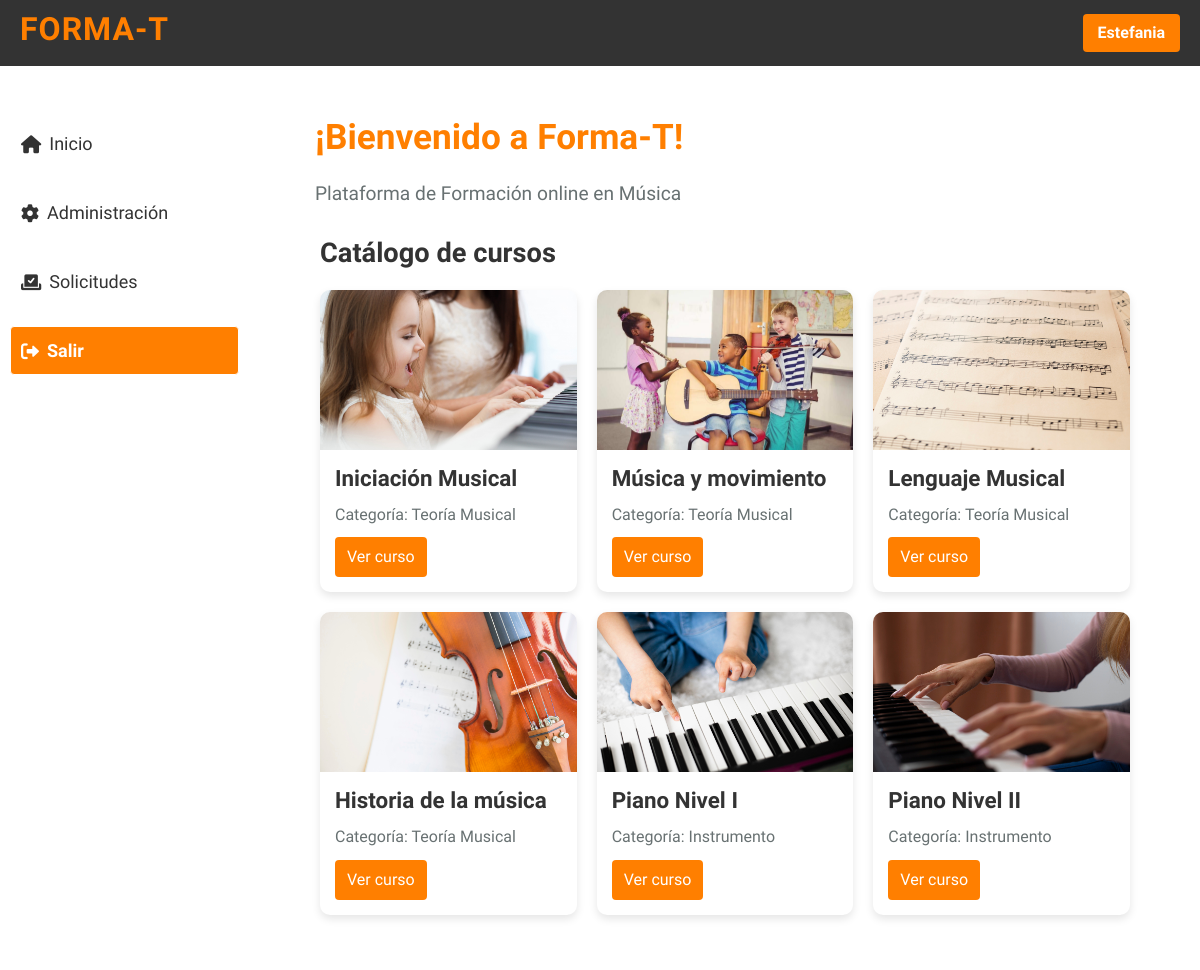
Screenshot of /public/pages/dashboard.php (signed in) with the database file from the repository.
### tables this page shows
CREATE TABLE `courses` (
  `course_id` INT NOT NULL AUTO_INCREMENT,
  `course_name` VARCHAR(100) NOT NULL,
  `description` TEXT,
  `category` VARCHAR(100),
  `image` VARCHAR(255),
  `status` TINYINT DEFAULT 1, 
  `content` TEXT,  
  `video_link` VARCHAR(255),  
  PRIMARY KEY (`course_id`)
);

### models/Connection.php (called while the page is built, shortened)
<?php
class Connection {
    private function connect() {
        $host = 'localhost';
        $port = 3306;
        $dbname = 'format_db';
        $user = 'root';
        $password = '';
        try {
            $this->conn = new PDO("mysql:host=$host;port=$port;dbname=$dbname;charset=utf8", $user, $password);
        } catch (PDOException $e) {
            die("Error en la conexión: " . $e->getMessage());
        }
    }
}
?>

### models/Course.php (called while the page is built, shortened)
<?php
require_once   'Connection.php';
class Course extends Connection {
    public function getActiveCourses() {
        $sql = "SELECT * FROM courses WHERE status = 1";
        $stmt = $this->conn->prepare($sql);
        $stmt->execute();
        return $stmt->fetchAll(PDO::FETCH_ASSOC);
    }
}
?>

### public/pages/dashboard.php (the view, shortened to what this page needs)
<?php
require_once  '../../models/Course.php';
$course = new Course();
$activeCourses = $course->getActiveCourses();
$userId = $_SESSION['user_id'];
?>
<!DOCTYPE html>
<html lang="es">
<head>
    <?php require_once '../includes/styles.php'; ?>
    <link rel="stylesheet" href="../resources/css/menu.css"/>
    <link rel="stylesheet" href="../resources/css/dashboard.css">
</head>
<body>
    <?php require_once '../includes/header.php'; ?>
    <div class="layout-container">
        <?php require_once '../includes/menu.php'; ?>
        <div class="content">
            <h1>¡Bienvenido a Forma-T!</h1>
            <p>Plataforma de Formación online en Música</p>
            <div class="courses-section">
                <h2>Catálogo de cursos</h2>
                <div class="courses-grid">
                    <?php
                        if ($activeCourses) {
                            $courseRequests = new CourseRequests();
                            foreach ($activeCourses as $course) {
                                $courseId = $course['course_id'];
                                $courseRequest = $courseRequests->getUserRequestCourse($userId, $courseId);
                                echo '<div class="course-card">';
                                echo '<img src="' . htmlspecialchars($course['image']) . '" alt="' . htmlspecialchars($course['course_name']) . '" class="course-image">';
                                echo '<div class="course-content">';
                                echo '<h3 class="course-title">' . htmlspecialchars($course['course_name']) . '</h3>';
                                echo '<span class="course-category">Categoría: ' . htmlspecialchars($course['category']) . '</span>';
                                if ($_SESSION['role'] === 'student') {
                                    if ($courseRequest && $courseRequest['status'] == 'approved'){
                                        echo '<a href="course.php?id=' . $course['course_id'] . '" class="course-button btn btn-success">Ver curso</a>';
                                    } elseif ($courseRequest && $courseRequest['status'] == 'rejected'){
                                        echo '<span class="text-danger">Tu solicitud ha sido rechazada. No puedes acceder a este curso.</span>';
                                    } else {
                                        echo '<button class="course-button btn btn-primary" data-bs-toggle="modal" data-bs-target="#enrollmentModal"
                                            data-course-id="' . $course['course_id'] . '"
                                            data-user-id="' . $_SESSION['user_id'] . '">Matricular</button>';
                                    }
                                } else {
                                    echo '<a href="course.php?id=' . $course['course_id'] . '" class="course-button btn btn-primary">Ver curso</a>';
                                }
                                echo '</div>';
                                echo '</div>';
                            }
                        } else {
                            echo '<p>No hay cursos disponibles.</p>';
                        }
                    ?>
                </div>
            </div>
        </div>
    </div>
</body>
</html>

### public/includes/styles.php (shortened to what this page needs)
<link rel="stylesheet" href="https://cdnjs.cloudflare.com/ajax/libs/font-awesome/6.0.0/css/all.min.css">
<link href="https://cdn.jsdelivr.net/npm/bootstrap@5.3.0-alpha1/dist/css/bootstrap.min.css" rel="stylesheet">
<link rel="stylesheet" href="../resources/css/global.css">
<link rel="stylesheet" href="../resources/css/header.css"/>

### public/includes/header.php (shortened to what this page needs)
<?php
$userName = isset($_SESSION['user_name']) ? $_SESSION['user_name'] : null;
?>
<!DOCTYPE html>
<html lang="es">
<head>
</head>
<body>
    <header class="header">
        <div class="header-container">
            <h1 class="logo">FORMA-T</h1>
            <div style="display: flex; align-items: center;">
                <?php if ($userName): ?>
                    <button class="name-button" id="nameButton">
                        <span id="user_name"><?php echo htmlspecialchars($userName); ?></span>
                    </button>
                <?php endif; ?>
            </div>
        </div>
    </header>
</body>
</html>

### public/includes/menu.php (shortened to what this page needs)
<div class="sidebar">
    <ul>
        <li><a href="../pages/dashboard.php" class="menu-item inicio"><i class="fa-solid fa-house"></i>Inicio</a></li>
        <?php if ($_SESSION['role'] === 'admin'): ?>
            <li><a href="../pages/admin.php" class="menu-item configuracion"><i class="fa-solid fa-gear"></i>Administración</a></li>
            <li>
                <a href="../pages/requests.php" class="menu-item configuracion">
                    <i class="fa-solid fa-check-to-slot"></i>Solicitudes
                </a>
            </li>
        <?php endif; ?>
        <li><a href="../../controllers/logout_process.php" class="menu-item logout"><i class="fa-solid fa-right-from-bracket"></i>Salir</a></li>
    </ul>
</div>

### public/resources/css/global.css (style rules this page uses)
* { font-family: 'Work Sans'; }
.content { margin-left: 250px; padding: 30px; background-color: #ffffff; flex: 1; height: 100%; overflow-y: auto; }
.content h1 { font-size: 2.2rem; margin-bottom: 20px; color: #ff7f00; font-weight: 700; margin: 20px 0 0 35px; }
.content p { font-size: 1.2rem; color: #687172; line-height: 1.6; margin: 20px 0 0 35px; }
span.course-category { font-size: 1rem; color: #687172; line-height: 1.6; display: block; }

### public/resources/css/header.css (style rules this page uses)
* { margin: 0; padding: 0; box-sizing: border-box; }
.header { background-color: #333333; color: #ffffff; padding: 10px 20px; display: flex; justify-content: space-between; align-items: center; box-shadow: 0 2px 4px rgba(0, 0, 0, 0.1); width: 100%; }
.header-container { display: flex; justify-content: space-between; align-items: center; width: 100%; }
.logo { font-size: 2rem; color: #ff7f00; letter-spacing: 1px; font-weight: 700; }
.name-button { background-color: #ff7f00; color: #ffffff; padding: 7px 15px; border: none; border-radius: 4px; font-size: 1em; font-weight: 600; transition: background-color 0.3s; }

### public/resources/css/menu.css (style rules this page uses)
.layout-container { display: flex; width: 100%; height: 100%; }
.sidebar { background-color: #ffffff; color: #333333; width: 250px; padding-top: 30px; position: fixed; height: 100%; border-right: 1px solid #ffffff; display: flex; flex-direction: column; }
.sidebar ul { list-style-type: none; padding-left: 0; flex-grow: 1; margin-top: 3px; }
.sidebar ul li { margin: 20px 0; }
.sidebar ul li a { color: #333333; text-decoration: none; font-size: 18px; margin-left: 10px; margin-right: 10px; display: flex; align-items: center; padding: 10px; border-radius: 4px; border: 1px solid #ffffff; transition: background-color 0.3s, border 0.3s; cursor: pointer; }
.sidebar ul li a.logout { color: #ffffff; background-color: #ff7f00; text-decoration: none; font-weight: 600; border-radius: 4px; transition: background-color 0.3s, transform 0.3s; box-sizing: border-box; }
.sidebar ul li a.menu-item i { margin-right: 8px; }
.menu-item { position: relative; }

### public/resources/css/dashboard.css (style rules this page uses)
body { background-color: #f7f7f7; display: flex; flex-direction: column; height: 100vh; overflow: hidden; }
.courses-section { padding: 28px 40px; background-color: #ffffff; }
.courses-section h2 { font-size: 1.7rem; color: #333333; margin-bottom: 20px; font-weight: 600; }
.courses-grid { display: grid; grid-template-columns: repeat(3, 1fr); gap: 20px; }
.course-card { background-color: #ffffff; border-radius: 10px; box-shadow: 0 4px 8px rgba(0, 0, 0, 0.1); overflow: hidden; transition: transform 0.2s ease-in-out; }
.course-image { width: 100%; height: 160px; object-fit: cover; }
.course-content { padding: 15px; }
.course-title { font-size: 1.4rem; font-weight: bold; color: #333; margin-bottom: 10px; }
.course-category { font-size: 1rem; color: #666; }
.course-button { margin-top: 10px; padding: 8px 12px; background-color: #ff7f00; color: #ffffff; border: none; border-radius: 4px; cursor: pointer; text-align: center; display: inline-block; font-size: 1rem; text-decoration: none; }

### rows the page displays
courses: image (picture), course_name "Iniciación Musical", category "Teoría Musical"
courses: image (picture), course_name "Música y movimiento", category "Teoría Musical"
courses: image (picture), course_name "Lenguaje Musical", category "Teoría Musical"
courses: image (picture), course_name "Historia de la música", category "Teoría Musical"
courses: image (picture), course_name "Piano Nivel I", category "Instrumento"
courses: image (picture), course_name "Piano Nivel II", category "Instrumento"

### other values shown
$userName "Estefania"
